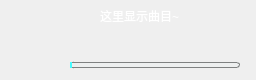
<?xml version="1.0" encoding="UTF-8"?>
<ui version="4.0">
 <class>miniForm</class>
 <widget class="QWidget" name="miniForm">
  <property name="geometry">
   <rect>
    <x>0</x>
    <y>0</y>
    <width>256</width>
    <height>80</height>
   </rect>
  </property>
  <property name="windowTitle">
   <string>MiniPlayer</string>
  </property>
  <property name="styleSheet">
   <string notr="true">QWidget {
	font-family: &quot;Arial&quot;, &quot;宋体&quot;, &quot;Segoe UI&quot;, &quot;微软雅黑&quot;;
	color: black;
}

QLabel#curTimeLabel {
	color: white;
	font-family: &quot;Segoe UI&quot;;
	font-size :20px;
}

QLabel#totalTimeLabel {
	color: white;
	font-family: &quot;Segoe UI&quot;;
	font-size :20px;
}

QLabel#lrcLabel_1 {
	color: rgba(0, 0, 0, 128);
}

QLabel#lrcLabel_4 {
	font-weight: 500;
	color: rgb(85, 0, 255);
}

QLabel#lrcLabel_7 {
	color: rgba(0, 0, 0, 128);
}

/*以上为字体设置*/

QToolTip {
    opacity: 220;
}

QSlider::groove:horizontal {
	border: 1px solid grey;
	border-radius: 3px;
	height: 4px;
	margin: 0px 0;
}

QSlider::handle:horizontal {
/*
	border-radius: 3px;
	margin: -5px -5px -5px -5px;
	left: 5px; right: 5px;
*/
}

QSlider::handle:horizontal:hover {
/*
	border-radius: 3px;
	margin: -5px -5px -5px -5px;
	left: 5px; right: 5px;
*/
}

QSlider::sub-page:horizontal {
	border-radius: 3px;
	background: rgb(69, 251, 255);
}

QSlider::groove:vertical {
	border: 1px solid grey;
	border-radius: 3px;
	width: 4px;
	margin: 0px 0;
} 

QSlider::handle:vertical {
	border-radius: 3px;
	border: 0px solid #5c5c5c;
	background: rgb(69, 251, 255);
	margin: -5px -5px -5px -5px;
	top: 5px; bottom: 5px;
}

QSlider::handle:vertical:hover {
	border-radius: 3px;
	border: 0px solid #5c5c5c;
	background: rgb(75, 251, 255);
	margin: -5px -5px -5px -5px;
	top: 5px; bottom: 5px;
}

QSlider::add-page:vertical {
	border-radius: 3px;
	background: rgb(69, 251, 255);
}

QSlider::add-page {
/*空白部分填充用，以免透明点不着*/
	background: rgba(69, 251, 255, 3);
}

QLabel {
	background: transparent;
}

QLabel:hover {
	/*background: rgba(255, 255, 255, 180);*/
}

QLabel#tagLabel {
	color: white;
	font-family: &quot;Segoe UI&quot;, &quot;宋体&quot;;
	background: rgba(255, 255, 255, 0);
}

QLabel#coverLabel{
	border: 1px solid grey;
}

QLabel#titleLabel {
/*当前正在播放之标题框的白字*/
	color: white;
	font-family: &quot;Segoe UI&quot;, &quot;宋体&quot;;
	background: rgba(255, 255, 255, 0);
}

QGroupBox {
/*GroupBox的样式表不知道怎么改，总之先把下面透明度改成0再说*/
	background: rgba(255, 255, 255, 0);
}

QGroupBox#eqGroupBox {
	background: qlineargradient(spread:pad, x1:1, y1:0, x2:1, y2:1, stop:0 rgba(255, 255, 255, 150), stop:1 rgba(255, 255, 255, 70));
}

QGroupBox {
	border: 0px solid white;
	border-radius: 5px;
	margin-top: 0ex; /* leave space at the top for the title */
}

QProgressBar{
/*进度条外框*/
	border-radius: 0px;
	background: transparent;
	text-align: center;
}

QProgressBar::chunk {
/*进度条内容*/
	border-radius: 0px;
/*border: 1px solid black;*/
	background: qlineargradient(spread:pad, x1:1, y1:1, x2:1, y2:0, stop:0 rgba(85, 130, 255, 255), stop:1 rgba(170, 255, 236, 255));
}

QProgressBar:horizontal {
	border-radius: 0px;
	border: 1px solid grey;
	background: transparent;
	text-align: center;
}

QProgressBar::chunk:horizontal {
/*水平进度条内容*/
	border-radius: 0px;
	background: rgb(69, 251, 255);
}

QProgressBar#leftdB:horizontal {
	border-radius: 0px;
	border: 1px solid grey;
	background: rgba(255, 255, 255, 120);
	text-align: center;
}

QProgressBar#leftdB::chunk:horizontal {
	border-radius: 0px;
	background: rgb(69, 251, 255);
}

QProgressBar#rightdB:horizontal {
	border-radius: 0px;
	border: 1px solid grey;
	background: rgba(255, 255, 255, 120);
	text-align: center;
}

QProgressBar#rightdB::chunk:horizontal {
	border-radius: 0px;
	background: rgb(69, 251, 255);
}

QPushButton {
	border: 0px solid grey;
	background-color: rgba(255, 255, 255, 170);
	padding: -8px -8px;
}

QPushButton:hover {
	background-color: rgba(255, 255, 255, 220);
}

QPushButton:pressed {
	background-color: rgba(255, 255, 255, 250);
}

QPushButton#closeButton {
	color: white;
	background-color: rgb(230, 0, 0);
}

QPushButton#closeButton:hover {
	background-color: rgb(255, 0, 0);
}

QPushButton#mainPlayerBtn {
/*退出迷你模式按钮*/
	color: white;
	background-color: transparent;
	border-width: 0px;
}

QPushButton#mainPlayerBtn:hover {
	color: white;
	background-color: rgb(0, 85, 255);
	border-width: 0px;
}

QPushButton#setSkinButton:hover {
	background-color: rgb(0, 85, 255);
}

QPushButton#setSkinButton {
	background-color: transparent;
}

QPushButton#playBtn {
/*播放按钮*/
	background-color: transparent;
}

QPushButton#playBtn:hover {
	background-color: rgba(0, 85, 255, 120);
}

QPushButton#stopBtn {
/*停止按钮*/
	background-color: transparent;
}

QPushButton#stopBtn:hover {
	background-color: rgba(0, 85, 255, 120);
}

QPushButton#openButton {
	background-color: transparent;
}

QPushButton#openButton:hover {
	background-color: rgba(0, 85, 255, 120);
}

QPushButton#muteBtn {
/*音量按钮*/
	background-color: transparent;
}

QPushButton#muteBtn:hover {
	background-color: rgba(0, 85, 255, 120);
}

QPushButton#playModeBtn {
/*模式按钮*/
	background-color: transparent;
}

QPushButton#playModeBtn:hover {
	background-color: rgba(0, 85, 255, 120);
}

QPushButton#playPrevBtn {
/*上曲按钮*/
	background-color: transparent;
}

QPushButton#playPrevBtn:hover {
	background-color: rgba(0, 85, 255, 120);
}

QPushButton#playNextBtn {
/*下曲按钮*/
	background-color: transparent;
}

QPushButton#playNextBtn:hover {
	background-color: rgba(0, 85, 255, 120);
}

QPushButton#playListButton {
	background-color: transparent;
}

QPushButton#playListButton:hover {
	background-color: rgba(0, 85, 255, 120);
}

</string>
  </property>
  <widget class="QLabel" name="titleLabel">
   <property name="geometry">
    <rect>
     <x>100</x>
     <y>0</y>
     <width>156</width>
     <height>31</height>
    </rect>
   </property>
   <property name="sizePolicy">
    <sizepolicy hsizetype="Maximum" vsizetype="Preferred">
     <horstretch>0</horstretch>
     <verstretch>0</verstretch>
    </sizepolicy>
   </property>
   <property name="styleSheet">
    <string notr="true">font: 75 11pt &quot;Tahoma&quot;;</string>
   </property>
   <property name="text">
    <string>这里显示曲目~</string>
   </property>
   <property name="textFormat">
    <enum>Qt::AutoText</enum>
   </property>
   <property name="scaledContents">
    <bool>false</bool>
   </property>
  </widget>
  <widget class="QGroupBox" name="groupBox">
   <property name="geometry">
    <rect>
     <x>0</x>
     <y>30</y>
     <width>250</width>
     <height>40</height>
    </rect>
   </property>
   <property name="title">
    <string/>
   </property>
   <widget class="QPushButton" name="playBtn">
    <property name="geometry">
     <rect>
      <x>130</x>
      <y>0</y>
      <width>30</width>
      <height>30</height>
     </rect>
    </property>
    <property name="text">
     <string/>
    </property>
    <property name="icon">
     <iconset resource="res.qrc">
      <normaloff>:/icon/ICO/Play.png</normaloff>:/icon/ICO/Play.png</iconset>
    </property>
    <property name="iconSize">
     <size>
      <width>22</width>
      <height>22</height>
     </size>
    </property>
   </widget>
   <widget class="QPushButton" name="playNextBtn">
    <property name="geometry">
     <rect>
      <x>190</x>
      <y>0</y>
      <width>30</width>
      <height>30</height>
     </rect>
    </property>
    <property name="text">
     <string/>
    </property>
    <property name="icon">
     <iconset resource="res.qrc">
      <normaloff>:/icon/ICO/Next.png</normaloff>:/icon/ICO/Next.png</iconset>
    </property>
    <property name="iconSize">
     <size>
      <width>22</width>
      <height>22</height>
     </size>
    </property>
   </widget>
   <widget class="QPushButton" name="stopBtn">
    <property name="geometry">
     <rect>
      <x>160</x>
      <y>0</y>
      <width>30</width>
      <height>30</height>
     </rect>
    </property>
    <property name="text">
     <string/>
    </property>
    <property name="icon">
     <iconset resource="res.qrc">
      <normaloff>:/icon/ICO/Stop.png</normaloff>:/icon/ICO/Stop.png</iconset>
    </property>
    <property name="iconSize">
     <size>
      <width>22</width>
      <height>22</height>
     </size>
    </property>
   </widget>
   <widget class="QPushButton" name="muteBtn">
    <property name="geometry">
     <rect>
      <x>220</x>
      <y>0</y>
      <width>30</width>
      <height>30</height>
     </rect>
    </property>
    <property name="text">
     <string/>
    </property>
    <property name="icon">
     <iconset resource="res.qrc">
      <normaloff>:/icon/ICO/Mute.png</normaloff>:/icon/ICO/Mute.png</iconset>
    </property>
    <property name="iconSize">
     <size>
      <width>22</width>
      <height>22</height>
     </size>
    </property>
   </widget>
   <widget class="QPushButton" name="playPrevBtn">
    <property name="geometry">
     <rect>
      <x>100</x>
      <y>0</y>
      <width>30</width>
      <height>30</height>
     </rect>
    </property>
    <property name="icon">
     <iconset resource="res.qrc">
      <normaloff>:/icon/ICO/Pre.png</normaloff>:/icon/ICO/Pre.png</iconset>
    </property>
    <property name="iconSize">
     <size>
      <width>22</width>
      <height>22</height>
     </size>
    </property>
   </widget>
   <widget class="QPushButton" name="mainPlayerBtn">
    <property name="geometry">
     <rect>
      <x>70</x>
      <y>0</y>
      <width>30</width>
      <height>30</height>
     </rect>
    </property>
    <property name="text">
     <string/>
    </property>
    <property name="icon">
     <iconset resource="res.qrc">
      <normaloff>:/icon/ICO/61Player.png</normaloff>:/icon/ICO/61Player.png</iconset>
    </property>
    <property name="iconSize">
     <size>
      <width>22</width>
      <height>22</height>
     </size>
    </property>
   </widget>
   <widget class="SPSlider" name="miniuiSlider">
    <property name="geometry">
     <rect>
      <x>70</x>
      <y>20</y>
      <width>170</width>
      <height>30</height>
     </rect>
    </property>
    <property name="toolTip">
     <string>播放进度</string>
    </property>
    <property name="maximum">
     <number>1000</number>
    </property>
    <property name="singleStep">
     <number>0</number>
    </property>
    <property name="pageStep">
     <number>0</number>
    </property>
    <property name="orientation">
     <enum>Qt::Horizontal</enum>
    </property>
   </widget>
  </widget>
  <widget class="QLabel" name="nowPlayingBackground">
   <property name="geometry">
    <rect>
     <x>0</x>
     <y>0</y>
     <width>256</width>
     <height>31</height>
    </rect>
   </property>
   <property name="sizePolicy">
    <sizepolicy hsizetype="Preferred" vsizetype="Preferred">
     <horstretch>0</horstretch>
     <verstretch>0</verstretch>
    </sizepolicy>
   </property>
   <property name="text">
    <string/>
   </property>
   <property name="pixmap">
    <pixmap resource="res.qrc">:/image/image/menu-np.png</pixmap>
   </property>
  </widget>
  <zorder>nowPlayingBackground</zorder>
  <zorder>groupBox</zorder>
  <zorder>titleLabel</zorder>
 </widget>
 <customwidgets>
  <customwidget>
   <class>SPSlider</class>
   <extends>QSlider</extends>
   <header>spslider.h</header>
  </customwidget>
 </customwidgets>
 <resources>
  <include location="res.qrc"/>
 </resources>
 <connections/>
</ui>
